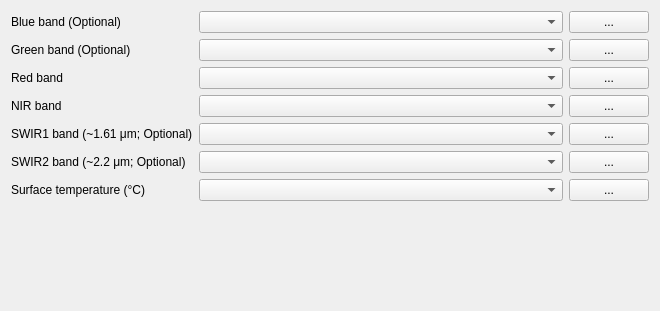
                   <widget class="QWidget" name="scrollAreaWidgetContents_4">
                    <property name="geometry">
                     <rect>
                      <x>0</x>
                      <y>0</y>
                      <width>660</width>
                      <height>311</height>
                     </rect>
                    </property>
                    <layout class="QGridLayout" name="gridLayout_4">
                     <item row="0" column="0">
                      <layout class="QGridLayout" name="gridLayout">
                       <item row="4" column="2">
                        <widget class="QPushButton" name="b_swir1">
                         <property name="sizePolicy">
                          <sizepolicy hsizetype="Fixed" vsizetype="Fixed">
                           <horstretch>0</horstretch>
                           <verstretch>0</verstretch>
                          </sizepolicy>
                         </property>
                         <property name="toolTip">
                          <string>&lt;html&gt;&lt;head/&gt;&lt;body&gt;&lt;p&gt;Select raster layer of spectral reflectance (rel.) in short wave infrared spectral region (typically ~1.61 μm)&lt;/p&gt;&lt;/body&gt;&lt;/html&gt;</string>
                         </property>
                         <property name="text">
                          <string>...</string>
                         </property>
                        </widget>
                       </item>
                       <item row="5" column="2">
                        <widget class="QPushButton" name="b_swir2">
                         <property name="sizePolicy">
                          <sizepolicy hsizetype="Fixed" vsizetype="Fixed">
                           <horstretch>0</horstretch>
                           <verstretch>0</verstretch>
                          </sizepolicy>
                         </property>
                         <property name="toolTip">
                          <string>&lt;html&gt;&lt;head/&gt;&lt;body&gt;&lt;p&gt;Select raster layer of spectral reflectance (rel.) in short wave infrared spectral region (typically ~2.2 μm).&lt;/p&gt;&lt;/body&gt;&lt;/html&gt;</string>
                         </property>
                         <property name="text">
                          <string>...</string>
                         </property>
                        </widget>
                       </item>
                       <item row="2" column="2">
                        <widget class="QPushButton" name="b_red">
                         <property name="sizePolicy">
                          <sizepolicy hsizetype="Fixed" vsizetype="Fixed">
                           <horstretch>0</horstretch>
                           <verstretch>0</verstretch>
                          </sizepolicy>
                         </property>
                         <property name="toolTip">
                          <string>&lt;html&gt;&lt;head/&gt;&lt;body&gt;&lt;p&gt;Select raster layer of spectral reflectance (rel.) in red spectral region.&lt;/p&gt;&lt;/body&gt;&lt;/html&gt;</string>
                         </property>
                         <property name="text">
                          <string>...</string>
                         </property>
                        </widget>
                       </item>
                       <item row="1" column="1">
                        <widget class="QgsMapLayerComboBox" name="cb_green">
                         <property name="sizePolicy">
                          <sizepolicy hsizetype="Expanding" vsizetype="Fixed">
                           <horstretch>0</horstretch>
                           <verstretch>0</verstretch>
                          </sizepolicy>
                         </property>
                         <property name="toolTip">
                          <string>&lt;html&gt;&lt;head/&gt;&lt;body&gt;&lt;p&gt;Select raster layer of spectral reflectance (rel.) in green spectral region.&lt;/p&gt;&lt;/body&gt;&lt;/html&gt;</string>
                         </property>
                        </widget>
                       </item>
                       <item row="3" column="1">
                        <widget class="QgsMapLayerComboBox" name="cb_nir">
                         <property name="sizePolicy">
                          <sizepolicy hsizetype="Expanding" vsizetype="Fixed">
                           <horstretch>0</horstretch>
                           <verstretch>0</verstretch>
                          </sizepolicy>
                         </property>
                         <property name="toolTip">
                          <string>&lt;html&gt;&lt;head/&gt;&lt;body&gt;&lt;p&gt;Select raster layer of spectral reflectance (rel.) in near infrared spectral region.&lt;/p&gt;&lt;/body&gt;&lt;/html&gt;</string>
                         </property>
                        </widget>
                       </item>
                       <item row="6" column="2">
                        <widget class="QPushButton" name="b_ts_layer">
                         <property name="sizePolicy">
                          <sizepolicy hsizetype="Fixed" vsizetype="Fixed">
                           <horstretch>0</horstretch>
                           <verstretch>0</verstretch>
                          </sizepolicy>
                         </property>
                         <property name="toolTip">
                          <string>Select raster layer of surface temperature (˚C)</string>
                         </property>
                         <property name="text">
                          <string>...</string>
                         </property>
                        </widget>
                       </item>
                       <item row="1" column="2">
                        <widget class="QPushButton" name="b_green">
                         <property name="sizePolicy">
                          <sizepolicy hsizetype="Fixed" vsizetype="Fixed">
                           <horstretch>0</horstretch>
                           <verstretch>0</verstretch>
                          </sizepolicy>
                         </property>
                         <property name="toolTip">
                          <string>&lt;html&gt;&lt;head/&gt;&lt;body&gt;&lt;p&gt;Select raster layer of spectral reflectance (rel.) in green spectral region.&lt;/p&gt;&lt;/body&gt;&lt;/html&gt;</string>
                         </property>
                         <property name="text">
                          <string>...</string>
                         </property>
                        </widget>
                       </item>
                       <item row="0" column="2">
                        <widget class="QPushButton" name="b_blue">
                         <property name="sizePolicy">
                          <sizepolicy hsizetype="Fixed" vsizetype="Fixed">
                           <horstretch>0</horstretch>
                           <verstretch>0</verstretch>
                          </sizepolicy>
                         </property>
                         <property name="toolTip">
                          <string>&lt;html&gt;&lt;head/&gt;&lt;body&gt;&lt;p&gt;Select raster layer of spectral reflectance (rel.) in blue spectral region.&lt;/p&gt;&lt;/body&gt;&lt;/html&gt;</string>
                         </property>
                         <property name="text">
                          <string>...</string>
                         </property>
                        </widget>
                       </item>
                       <item row="0" column="0">
                        <widget class="QLabel" name="label_3">
                         <property name="toolTip">
                          <string>&lt;html&gt;&lt;head/&gt;&lt;body&gt;&lt;p&gt;Select raster layer of spectral reflectance (rel.) in blue spectral region.&lt;/p&gt;&lt;/body&gt;&lt;/html&gt;</string>
                         </property>
                         <property name="text">
                          <string>Blue band (Optional)</string>
                         </property>
                         <property name="textFormat">
                          <enum>Qt::AutoText</enum>
                         </property>
                        </widget>
                       </item>
                       <item row="5" column="0">
                        <widget class="QLabel" name="label_8">
                         <property name="toolTip">
                          <string>&lt;html&gt;&lt;head/&gt;&lt;body&gt;&lt;p&gt;Select raster layer of spectral reflectance (rel.) in short wave infrared spectral region (typically ~2.2 μm).&lt;/p&gt;&lt;/body&gt;&lt;/html&gt;</string>
                         </property>
                         <property name="text">
                          <string>&lt;html&gt;&lt;head/&gt;&lt;body&gt;&lt;p&gt;SWIR2 band (~2.2 μm; Optional)&lt;/p&gt;&lt;/body&gt;&lt;/html&gt;</string>
                         </property>
                        </widget>
                       </item>
                       <item row="3" column="0">
                        <widget class="QLabel" name="label_6">
                         <property name="toolTip">
                          <string>&lt;html&gt;&lt;head/&gt;&lt;body&gt;&lt;p&gt;Select raster layer of spectral reflectance (rel.) in near infrared spectral region.&lt;/p&gt;&lt;/body&gt;&lt;/html&gt;</string>
                         </property>
                         <property name="text">
                          <string>NIR band</string>
                         </property>
                        </widget>
                       </item>
                       <item row="0" column="1">
                        <widget class="QgsMapLayerComboBox" name="cb_blue">
                         <property name="sizePolicy">
                          <sizepolicy hsizetype="Expanding" vsizetype="Fixed">
                           <horstretch>0</horstretch>
                           <verstretch>0</verstretch>
                          </sizepolicy>
                         </property>
                         <property name="minimumSize">
                          <size>
                           <width>0</width>
                           <height>0</height>
                          </size>
                         </property>
                         <property name="acceptDrops">
                          <bool>true</bool>
                         </property>
                         <property name="toolTip">
                          <string>&lt;html&gt;&lt;head/&gt;&lt;body&gt;&lt;p&gt;Select raster layer of spectral reflectance (rel.) in blue spectral region.&lt;/p&gt;&lt;/body&gt;&lt;/html&gt;</string>
                         </property>
                         <property name="frame">
                          <bool>true</bool>
                         </property>
                        </widget>
                       </item>
                       <item row="3" column="2">
                        <widget class="QPushButton" name="b_nir">
                         <property name="sizePolicy">
                          <sizepolicy hsizetype="Fixed" vsizetype="Fixed">
                           <horstretch>0</horstretch>
                           <verstretch>0</verstretch>
                          </sizepolicy>
                         </property>
                         <property name="toolTip">
                          <string>&lt;html&gt;&lt;head/&gt;&lt;body&gt;&lt;p&gt;Select raster layer of spectral reflectance (rel.) in near infrared spectral region.&lt;/p&gt;&lt;/body&gt;&lt;/html&gt;</string>
                         </property>
                         <property name="text">
                          <string>...</string>
                         </property>
                        </widget>
                       </item>
                       <item row="4" column="1">
                        <widget class="QgsMapLayerComboBox" name="cb_swir1">
                         <property name="sizePolicy">
                          <sizepolicy hsizetype="Expanding" vsizetype="Fixed">
                           <horstretch>0</horstretch>
                           <verstretch>0</verstretch>
                          </sizepolicy>
                         </property>
                         <property name="toolTip">
                          <string>Select raster layer of spectral reflectance (rel.) in short wave infrared spectral region (typically ~1.61 μm)</string>
                         </property>
                        </widget>
                       </item>
                       <item row="2" column="1">
                        <widget class="QgsMapLayerComboBox" name="cb_red">
                         <property name="sizePolicy">
                          <sizepolicy hsizetype="Expanding" vsizetype="Fixed">
                           <horstretch>0</horstretch>
                           <verstretch>0</verstretch>
                          </sizepolicy>
                         </property>
                         <property name="toolTip">
                          <string>&lt;html&gt;&lt;head/&gt;&lt;body&gt;&lt;p&gt;Select raster layer of spectral reflectance (rel.) in red spectral region.&lt;/p&gt;&lt;/body&gt;&lt;/html&gt;</string>
                         </property>
                        </widget>
                       </item>
                       <item row="5" column="1">
                        <widget class="QgsMapLayerComboBox" name="cb_swir2">
                         <property name="sizePolicy">
                          <sizepolicy hsizetype="Expanding" vsizetype="Fixed">
                           <horstretch>0</horstretch>
                           <verstretch>0</verstretch>
                          </sizepolicy>
                         </property>
                         <property name="toolTip">
                          <string>Select raster layer of spectral reflectance (rel.) in short wave infrared spectral region (typically ~2.2 μm).</string>
                         </property>
                        </widget>
                       </item>
                       <item row="2" column="0">
                        <widget class="QLabel" name="label_5">
                         <property name="toolTip">
                          <string>&lt;html&gt;&lt;head/&gt;&lt;body&gt;&lt;p&gt;Select raster layer of spectral reflectance (rel.) in red spectral region.&lt;/p&gt;&lt;/body&gt;&lt;/html&gt;</string>
                         </property>
                         <property name="text">
                          <string>Red band</string>
                         </property>
                        </widget>
                       </item>
                       <item row="6" column="0">
                        <widget class="QLabel" name="label_11">
                         <property name="toolTip">
                          <string>Select raster layer of surface temperature (˚C)</string>
                         </property>
                         <property name="text">
                          <string>Surface temperature (°C)</string>
                         </property>
                        </widget>
                       </item>
                       <item row="1" column="0">
                        <widget class="QLabel" name="label_4">
                         <property name="toolTip">
                          <string>&lt;html&gt;&lt;head/&gt;&lt;body&gt;&lt;p&gt;Select raster layer of spectral reflectance (rel.) in green spectral region.&lt;/p&gt;&lt;/body&gt;&lt;/html&gt;</string>
                         </property>
                         <property name="text">
                          <string>Green band (Optional)</string>
                         </property>
                        </widget>
                       </item>
                       <item row="6" column="1">
                        <widget class="QgsMapLayerComboBox" name="cb_ts_layer">
                         <property name="sizePolicy">
                          <sizepolicy hsizetype="Expanding" vsizetype="Fixed">
                           <horstretch>0</horstretch>
                           <verstretch>0</verstretch>
                          </sizepolicy>
                         </property>
                         <property name="minimumSize">
                          <size>
                           <width>0</width>
                           <height>0</height>
                          </size>
                         </property>
                         <property name="toolTip">
                          <string>Select raster layer of surface temperature (˚C)</string>
                         </property>
                        </widget>
                       </item>
                       <item row="4" column="0">
                        <widget class="QLabel" name="label_7">
                         <property name="toolTip">
                          <string>&lt;html&gt;&lt;head/&gt;&lt;body&gt;&lt;p&gt;Select raster layer of spectral reflectance (rel.) in short wave infrared spectral region (typically ~1.61 μm).&lt;/p&gt;&lt;/body&gt;&lt;/html&gt;</string>
                         </property>
                         <property name="text">
                          <string>&lt;html&gt;&lt;head/&gt;&lt;body&gt;&lt;p&gt;SWIR1 band (~1.61 μm; Optional)&lt;/p&gt;&lt;/body&gt;&lt;/html&gt;</string>
                         </property>
                        </widget>
                       </item>
                      </layout>
                     </item>
                     <item row="1" column="0">
                      <spacer name="verticalSpacer_6">
                       <property name="orientation">
                        <enum>Qt::Vertical</enum>
                       </property>
                       <property name="sizeHint" stdset="0">
                        <size>
                         <width>20</width>
                         <height>40</height>
                        </size>
                       </property>
                      </spacer>
                     </item>
                    </layout>
                   </widget>
